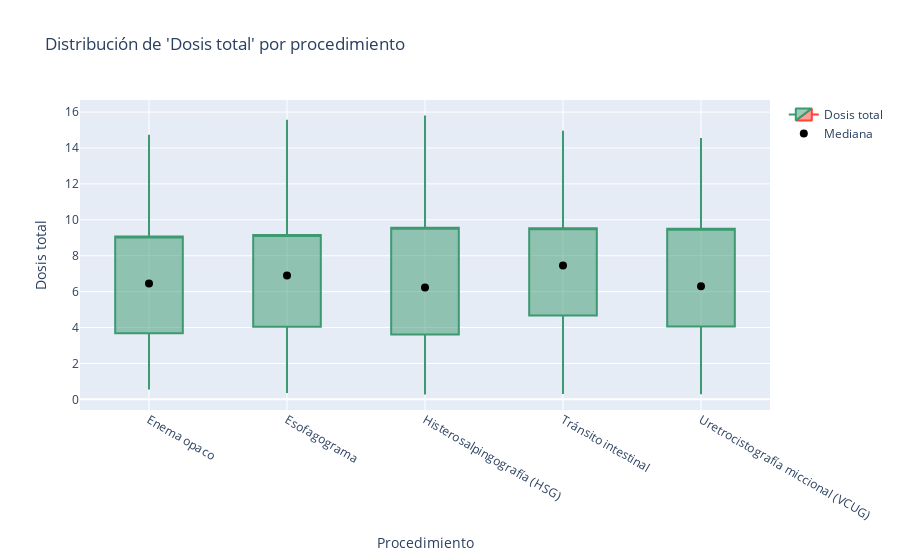

Notebook source saved alongside this figure:
### Markdown cell above
#### Candlesticks

### Code cell
# --- 1) Nos quedamos solo con las filas donde 'dosis total' no es NaN ---
df_totales = df.dropna(subset=["dosis total"])

# --- 2) Calcular estadísticos por procedimiento ---
def q25(x): return np.nanpercentile(x, 25)
def q75(x): return np.nanpercentile(x, 75)

stats = (df_totales
         .groupby("procedimiento")   # <--- ahora agrupamos por el nombre
         .agg(
             low=("dosis total", "min"),
             q1=("dosis total", q25),
             median=("dosis total", "median"),
             q3=("dosis total", q75),
             high=("dosis total", "max"),
             n=("dosis total", "count")
         )
         .reset_index())

# --- 3) Graficar un solo candlestick con los 5 procedimientos ---
fig = go.Figure()

fig.add_trace(go.Candlestick(
    x=stats["procedimiento"],
    open=stats["q1"],    # límite inferior de la caja (IQR)
    high=stats["high"],  # mecha superior
    low=stats["low"],    # mecha inferior
    close=stats["q3"],   # límite superior de la caja (IQR)
    name="Dosis total"
))

# Mediana como punto 
fig.add_trace(go.Scatter(
    x=stats["procedimiento"],
    y=stats["median"],
    mode="markers",
    name="Mediana",
    marker=dict(size=8, color="black")
))

fig.update_layout(
    title="Distribución de 'Dosis total' por procedimiento",
    xaxis_title="Procedimiento",
    yaxis_title="Dosis total",
    xaxis_rangeslider_visible=False
)

fig.show()

### Figure 1 — Plotly figure (JSON) as saved in the notebook; plotly's stock layout.template omitted (floating-point values rounded to 4 significant figures)
{"data": [{"close": [9.072, 9.16, 9.56, 9.53, 9.5], "high": [14.74, 15.58, 15.81, 14.96, 14.55], "low": [0.55, 0.35, 0.27, 0.3, 0.29], "name": "Dosis total", "open": [3.685, 4.04, 3.61, 4.67, 4.055], "type": "candlestick", "x": ["Enema opaco", "Esofagograma", "Histerosalpingografía (HSG)", "Tránsito intestinal", "Uretrocistografía miccional (VCUG)"]}, {"marker": {"color": "black", "size": 8}, "mode": "markers", "name": "Mediana", "type": "scatter", "x": ["Enema opaco", "Esofagograma", "Histerosalpingografía (HSG)", "Tránsito intestinal", "Uretrocistografía miccional (VCUG)"], "y": [6.455, 6.9, 6.23, 7.46, 6.3]}], "layout": {"title": {"text": "Distribución de 'Dosis total' por procedimiento"}, "xaxis": {"rangeslider": {"visible": false}, "title": {"text": "Procedimiento"}}, "yaxis": {"title": {"text": "Dosis total"}}}}
